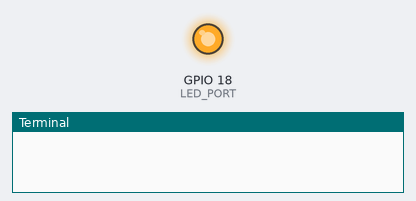
This program was run on a simulated Raspberry Pi (BCM pin numbers). On the bench: output pins drawn as LEDs (lit = HIGH), the last lines printed to the terminal. At 5.0 s the program stops and its outputs stay as they are.

Above: at 0.1 s.
At 5.1 s:
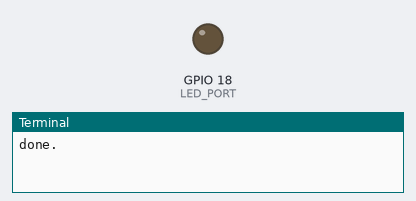
Timing chart, 0 to 6.5 s (numbered marks = the images above):
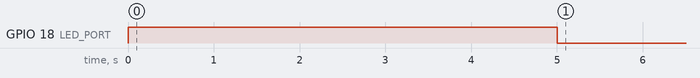

The program:

02_led_on_off.py
```python
#!/usr/bin/env python3
# -*- coding: utf-8 -*-

import sys
import time
import pigpio

LED_PORT = 18
HIGH = 1
LOW = 0

def main(hostname):
    pi = pigpio.pi(hostname)
    pi.set_mode(LED_PORT, pigpio.OUTPUT)

    # LEDを5秒間点灯する
    pi.write(LED_PORT, HIGH)
    time.sleep(5)
    pi.write(LED_PORT, LOW)

    print('done.')

if __name__ == '__main__':
    hostname = 'localhost'
    if len(sys.argv) > 1:
        hostname = sys.argv[1]

    main(hostname)
```

Measured:
- by itself, GPIO 18 (LED_PORT): LOW → HIGH at 0.00 s, → LOW 5.0 s later
